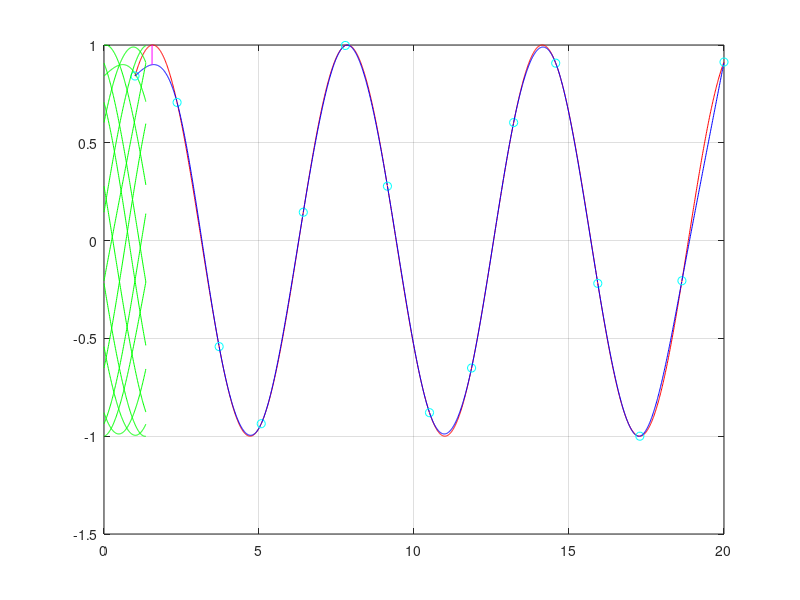

Write MATLAB code to recreate this figure.
clc 
n=15;


left=1;
right=20;

h=(right-left)/(n-1);
z=0:0.01:h;

x=left:h:right;
y=sin(x);

d=1:n-2;
if((n-2)>0)
    for e=1:2
        for t=1:(n-1)
            q=y(t+1)-y(t);
            y(t)=q;     
        end
    end
else 
    d=0;
end
for i=1:n-2
    d(i)=y(i);
end
d=d';


b1=0;
bn=0;

A=zeros(n-2,n-2);
for i=1:n-2
    for j=1:n-2
        if (i==j)
            A(i,j)=4;
        end
        if ((j-i)==1)
            A(i,j)=1;
        end
        if ((i-j)==1)
            A(i,j)=1;
        end
    end
end
if (n==2)
    A=0;
end
disp(A);


koefB=A^(-1)*d*3/(h^2);
for i=1:2
    koefB=conv(koefB,[0,1]);
end
for i=1:n-1
    koefB(i)=koefB(i+1);
end
koefB(n)=0;
koefB;


koefA=1:n;
for i=1:n-1
    koefA(i)=(koefB(i+1)-koefB(i))/(3*h);
end
koefA(n)=0;
koefA=koefA';

y=sin(x);
for t=1:(n-1)
     q=y(t+1)-y(t);
     y(t)=q;            
end
koefC=1:n;
for i=1:(n-1)
    koefC(i)=(y(i)/h)-(h*((2*koefB(i)+koefB(i+1))/3));
end
koefC(n)=0;
koefC=koefC';

koefD=sin(x);
koefD=koefD';
y=sin(x);


%  arrayShow(1)=koefA(1);
%  arrayShow(2)=koefB(1);
%  arrayShow(3)=koefC(1);
%  arrayShow(4)=koefD(i);
xD=left:0.01:right;
yD=sin(xD);

arrayMaxLength=1:(n-1);
arrayMaxX=zeros(n-1,2);
arrayMaxY=zeros(n-1,2);

% goMax=0;


plot(xD,yD,"r"),grid

hold on
figure(1)
for v=1:n-1
    resArray=[koefA(v),koefB(v),koefC(v),koefD(v)];
    disp(resArray);

    counter=0;
    tempMax=0;
    for j=x(v):0.01:(x(v)+h-0.01)
        counter=counter+0.01;
        temp=abs(polyval(resArray,counter)-sin(j));
        if(tempMax<temp)
            tempMax=temp;
            yMax=[polyval(resArray,counter),sin(j)];
            xMax=[j,j];
       end 
    end
    arrayMaxLength(v)=tempMax;
    for iter=1:2
        arrayMaxX(v,iter)=xMax(iter);
        arrayMaxY(v,iter)=yMax(iter);
    end
    plot(z,polyval(resArray,z),"-g"),grid
    plot(x(v),y(v),"oc")
    plot(x(v)+z,polyval(resArray,z),"b"),grid
end 
goMax=arrayMaxLength(1);
saveI=1;
for i=2:n-1
    tempGoMax=arrayMaxLength(i);
    if (tempGoMax>goMax)
        goMax=tempGoMax;
        saveI=i;
    end
end
for i=1:n-1
    if (i==saveI)
        for iter=1:2
            xMax(iter)=arrayMaxX(i,iter);
            yMax(iter)=arrayMaxY(i,iter);
        end
    end
end
plot(x(n),y(n),"oc"),grid
plot(xMax,yMax,"m"),grid
disp(goMax)
hold off






